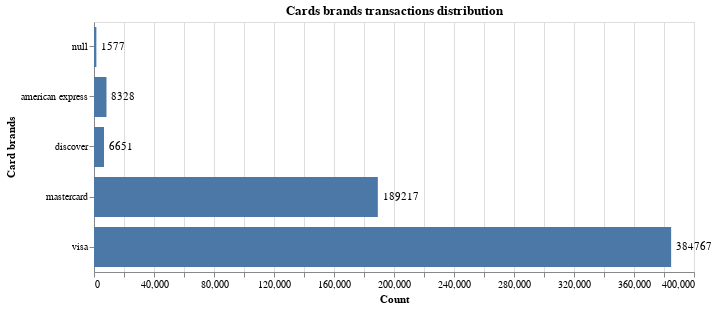

The notebook cell saved with this chart:
### Markdown cell above
One can see how the data is distributed regarding the card brands. The dataset has four brands: American Express, Discover, Mastercard and Visa. It is possible to verify the Visa brand's dominance of purchases, with almost 400 thousand purchases. The Mastercard brand follows it with nearly 190 thousand purchases. American Express has around 8 thousand purchases, and Discover has over 6 thousand.

### Code cell
#The bar chart presents the amount of each credit card brand used in the transactions.
bar_chart=alt.Chart(card4Group).mark_bar(size=40).encode(
    x=alt.X('count:Q', title='Count'),
    y=alt.Y('card4:N', title='Card brands'))
bar_text = bar_chart.mark_text(align='left', baseline='middle', dx=5).encode(text='count:Q')
(bar_chart + bar_text).properties(height=alt.Step(50), width=600, title='Cards brands transactions distribution')

### Figure 1 — Vega-Lite specification as saved in the notebook (floating-point values rounded to 4 significant figures)
{"$schema": "https://vega.github.io/schema/vega-lite/v4.17.0.json", "config": {"view": {"continuousHeight": 300, "continuousWidth": 400}}, "data": {"name": "data-035ce3365887a5573fc10ac4d92bdb85"}, "datasets": {"data-035ce3365887a5573fc10ac4d92bdb85": [{"card4": "american express", "count": 8328}, {"card4": "discover", "count": 6651}, {"card4": "mastercard", "count": 189217}, {"card4": "visa", "count": 384767}, {"card4": null, "count": 1577}]}, "height": {"step": 50}, "layer": [{"encoding": {"x": {"field": "count", "title": "Count", "type": "quantitative"}, "y": {"field": "card4", "title": "Card brands", "type": "nominal"}}, "mark": {"size": 40, "type": "bar"}}, {"encoding": {"text": {"field": "count", "type": "quantitative"}, "x": {"field": "count", "title": "Count", "type": "quantitative"}, "y": {"field": "card4", "title": "Card brands", "type": "nominal"}}, "mark": {"align": "left", "baseline": "middle", "dx": 5, "type": "text"}}], "title": "Cards brands transactions distribution", "width": 600}
